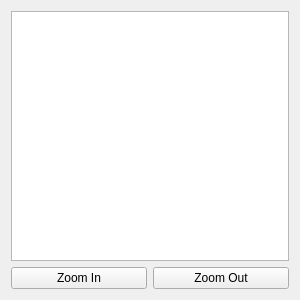
<?xml version="1.0" encoding="UTF-8"?>
<ui version="4.0">
 <class>ProgramImageWidget</class>
 <widget class="QWidget" name="ProgramImageWidget">
  <property name="geometry">
   <rect>
    <x>0</x>
    <y>0</y>
    <width>300</width>
    <height>300</height>
   </rect>
  </property>
  <property name="minimumSize">
   <size>
    <width>300</width>
    <height>300</height>
   </size>
  </property>
  <property name="windowTitle">
   <string>Form</string>
  </property>
  <layout class="QVBoxLayout" name="verticalLayout">
   <item>
    <widget class="QGraphicsView" name="graphicsView"/>
   </item>
   <item>
    <layout class="QHBoxLayout" name="horizontalLayoutZoom">
     <item>
      <widget class="QPushButton" name="pushButtonZoomIn">
       <property name="text">
        <string>Zoom In</string>
       </property>
      </widget>
     </item>
     <item>
      <widget class="QPushButton" name="pushButtonZoomOut">
       <property name="text">
        <string>Zoom Out</string>
       </property>
      </widget>
     </item>
    </layout>
   </item>
  </layout>
 </widget>
 <resources/>
 <connections>
  <connection>
   <sender>pushButtonZoomIn</sender>
   <signal>clicked()</signal>
   <receiver>ProgramImageWidget</receiver>
   <slot>zoomIn()</slot>
   <hints>
    <hint type="sourcelabel">
     <x>102</x>
     <y>271</y>
    </hint>
    <hint type="destinationlabel">
     <x>43</x>
     <y>244</y>
    </hint>
   </hints>
  </connection>
  <connection>
   <sender>pushButtonZoomOut</sender>
   <signal>clicked()</signal>
   <receiver>ProgramImageWidget</receiver>
   <slot>zoomOut()</slot>
   <hints>
    <hint type="sourcelabel">
     <x>179</x>
     <y>271</y>
    </hint>
    <hint type="destinationlabel">
     <x>241</x>
     <y>244</y>
    </hint>
   </hints>
  </connection>
 </connections>
 <slots>
  <slot>zoomIn()</slot>
  <slot>zoomOut()</slot>
 </slots>
</ui>
